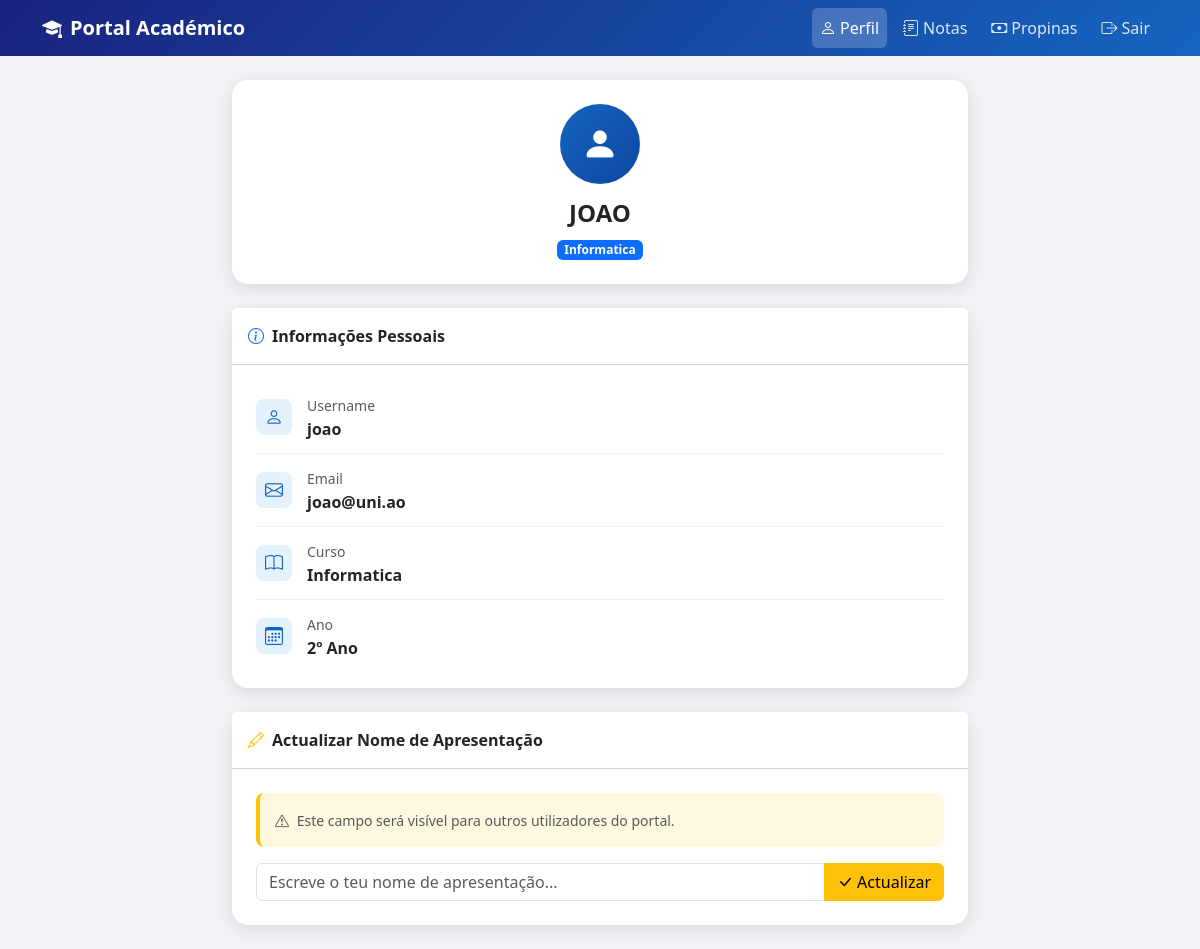
Page /perfil (signed in) on the committed database.
### tables this page shows
CREATE TABLE alunos (
            id INTEGER PRIMARY KEY AUTOINCREMENT,
            nome TEXT NOT NULL,
            email TEXT NOT NULL,
            senha TEXT NOT NULL,
            curso TEXT NOT NULL,
            ano INTEGER NOT NULL
        );

### app.py (the view)
@app.route('/perfil')
def perfil():
    if 'aluno_id' not in session:
        return redirect(url_for('login'))
    conn = get_db()
    cursor = conn.cursor()
    cursor.execute("SELECT * FROM alunos WHERE id = ?", (session['aluno_id'],))
    aluno = cursor.fetchone()
    conn.close()
    nome_apresentacao = session.get('nome_apresentacao', None)
    return render_template('perfil.html', aluno=aluno, nome_apresentacao=nome_apresentacao)

### app.py (called while the page is built)
def get_db():
    conn = sqlite3.connect('portal.db')
    conn.row_factory = sqlite3.Row
    return conn

### templates/perfil.html (shortened to what this page needs)
<!DOCTYPE html>
<html lang="pt">
<head>
    <link href="https://cdn.jsdelivr.net/npm/bootstrap@5.3.0/dist/css/bootstrap.min.css" rel="stylesheet">
    <link href="https://cdn.jsdelivr.net/npm/bootstrap-icons@1.10.5/font/bootstrap-icons.css" rel="stylesheet">
</head>
<body>
    <nav class="navbar navbar-expand-lg navbar-dark mb-4">
        <div class="container">
            <a class="navbar-brand fw-bold" href="#">
                <i class="bi bi-mortarboard-fill me-2"></i>Portal Académico
            </a>
            <div class="navbar-nav ms-auto d-flex flex-row gap-2">
                <a class="nav-link nav-link-custom active" href="/perfil">
                    <i class="bi bi-person me-1"></i>Perfil
                </a>
                <a class="nav-link nav-link-custom" href="/notas">
                    <i class="bi bi-journal-text me-1"></i>Notas
                </a>
                <a class="nav-link nav-link-custom" href="/propinas">
                    <i class="bi bi-cash me-1"></i>Propinas
                </a>
                <a class="nav-link nav-link-custom" href="/logout">
                    <i class="bi bi-box-arrow-right me-1"></i>Sair
                </a>
            </div>
        </div>
    </nav>
    <div class="container">
        <div class="row justify-content-center">
            <div class="col-md-8">
                <div class="card mb-4">
                    <div class="card-body p-4 text-center">
                        <div class="avatar">
                            <i class="bi bi-person-fill"></i>
                        </div>
                        <h4 class="fw-bold">{{ aluno['nome'] | upper }}</h4>
                        <span class="badge bg-primary">{{ aluno['curso'] }}</span>
                    </div>
                </div>
                <div class="card mb-4">
                    <div class="card-header bg-white fw-bold py-3">
                        <i class="bi bi-info-circle text-primary me-2"></i>Informações Pessoais
                    </div>
                    <div class="card-body px-4">
                        <div class="info-item">
                            <div class="info-icon"><i class="bi bi-person"></i></div>
                            <div>
                                <small class="text-muted">Username</small>
                                <div class="fw-semibold">{{ aluno['nome'] }}</div>
                            </div>
                        </div>
                        <div class="info-item">
                            <div class="info-icon"><i class="bi bi-envelope"></i></div>
                            <div>
                                <small class="text-muted">Email</small>
                                <div class="fw-semibold">{{ aluno['email'] }}</div>
                            </div>
                        </div>
                        <div class="info-item">
                            <div class="info-icon"><i class="bi bi-book"></i></div>
                            <div>
                                <small class="text-muted">Curso</small>
                                <div class="fw-semibold">{{ aluno['curso'] }}</div>
                            </div>
                        </div>
                        <div class="info-item">
                            <div class="info-icon"><i class="bi bi-calendar3"></i></div>
                            <div>
                                <small class="text-muted">Ano</small>
                                <div class="fw-semibold">{{ aluno['ano'] }}º Ano</div>
                            </div>
                        </div>
                    </div>
                </div>
                <div class="card mb-4">
                    <div class="card-header bg-white fw-bold py-3">
                        <i class="bi bi-pencil text-warning me-2"></i>Actualizar Nome de Apresentação
                    </div>
                    <div class="card-body p-4">
                        <div class="xss-zone mb-3">
                            <small class="text-muted">
                                <i class="bi bi-exclamation-triangle me-1"></i>
                                Este campo será visível para outros utilizadores do portal.
                            </small>
                        </div>
                        <form method="POST" action="/actualizar_nome">
                            <div class="input-group">
                                <input
                                    type="text"
                                    name="novo_nome"
                                    class="form-control"
                                    placeholder="Escreve o teu nome de apresentação..."
                                />
                                <button class="btn btn-warning" type="submit">
                                    <i class="bi bi-check-lg me-1"></i>Actualizar
                                </button>
                            </div>
                        </form>
                    </div>
                </div>
            </div>
        </div>
    </div>
</body>
</html>

### templates/perfil.html (style rules this page uses)
body { background-color: #f0f2f5; }
.navbar { background: linear-gradient(135deg, #1a237e, #1565c0); }
.card { border: none; border-radius: 16px; box-shadow: 0 4px 16px rgba(0,0,0,0.1); }
.avatar { width: 80px; height: 80px; background: linear-gradient(135deg, #1565c0, #0d47a1); border-radius: 50%; display: flex; align-items: center; justify-content: center; font-size: 36px; color: white; margin: 0 auto 15px; }
.info-item { display: flex; align-items: center; padding: 12px 0; border-bottom: 1px solid #f0f0f0; }
.info-item:last-child { border-bottom: none; }
.info-icon { width: 36px; height: 36px; background-color: #e3f2fd; border-radius: 8px; display: flex; align-items: center; justify-content: center; margin-right: 15px; color: #1565c0; font-size: 18px; flex-shrink: 0; }
.nav-link-custom { color: rgba(255,255,255,0.85) !important; font-weight: 500; }
.nav-link-custom.active { color: white !important; background-color: rgba(255,255,255,0.2); border-radius: 6px; }
.xss-zone { background-color: #fff8e1; border-left: 4px solid #ffc107; border-radius: 8px; padding: 15px; }

### rows in the picture
alunos: nome "JOAO", curso "Informatica", nome "joao", email "joao@uni.ao", ano "2"
